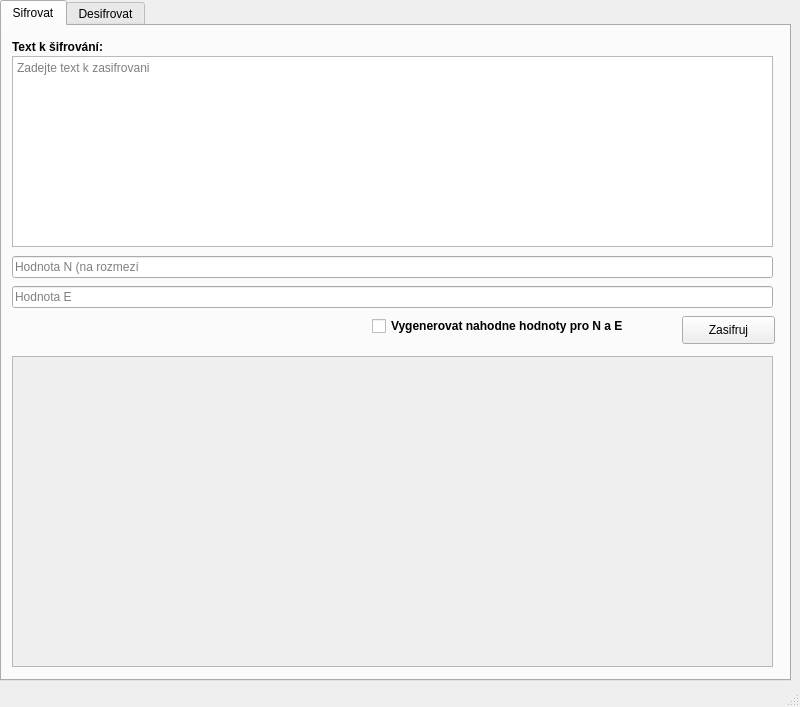
<?xml version="1.0" encoding="UTF-8"?>
<ui version="4.0">
 <class>MainWindow</class>
 <widget class="QMainWindow" name="MainWindow">
  <property name="geometry">
   <rect>
    <x>0</x>
    <y>0</y>
    <width>800</width>
    <height>707</height>
   </rect>
  </property>
  <property name="windowTitle">
   <string>MainWindow</string>
  </property>
  <widget class="QWidget" name="centralwidget">
   <widget class="QTabWidget" name="tabWidget">
    <property name="geometry">
     <rect>
      <x>0</x>
      <y>0</y>
      <width>791</width>
      <height>681</height>
     </rect>
    </property>
    <property name="currentIndex">
     <number>0</number>
    </property>
    <widget class="QWidget" name="Sifrovani">
     <attribute name="title">
      <string>Sifrovat</string>
     </attribute>
     <widget class="QLabel" name="Popis001">
      <property name="geometry">
       <rect>
        <x>10</x>
        <y>10</y>
        <width>251</width>
        <height>21</height>
       </rect>
      </property>
      <property name="font">
       <font>
        <weight>75</weight>
        <bold>true</bold>
       </font>
      </property>
      <property name="text">
       <string>Text k šifrování:</string>
      </property>
     </widget>
     <widget class="QPlainTextEdit" name="OTsif">
      <property name="geometry">
       <rect>
        <x>10</x>
        <y>30</y>
        <width>761</width>
        <height>191</height>
       </rect>
      </property>
      <property name="placeholderText">
       <string>Zadejte text k zasifrovani</string>
      </property>
     </widget>
     <widget class="QPushButton" name="Zasifruj">
      <property name="geometry">
       <rect>
        <x>680</x>
        <y>290</y>
        <width>93</width>
        <height>28</height>
       </rect>
      </property>
      <property name="text">
       <string>Zasifruj</string>
      </property>
     </widget>
     <widget class="QScrollArea" name="scrollArea">
      <property name="geometry">
       <rect>
        <x>10</x>
        <y>330</y>
        <width>761</width>
        <height>311</height>
       </rect>
      </property>
      <property name="widgetResizable">
       <bool>true</bool>
      </property>
      <widget class="QWidget" name="scrollAreaWidgetContents">
       <property name="geometry">
        <rect>
         <x>0</x>
         <y>0</y>
         <width>759</width>
         <height>309</height>
        </rect>
       </property>
       <layout class="QVBoxLayout" name="verticalLayout">
        <item>
         <widget class="QLabel" name="Sif_Vys">
          <property name="sizePolicy">
           <sizepolicy hsizetype="Fixed" vsizetype="Preferred">
            <horstretch>0</horstretch>
            <verstretch>0</verstretch>
           </sizepolicy>
          </property>
          <property name="text">
           <string/>
          </property>
          <property name="alignment">
           <set>Qt::AlignLeading|Qt::AlignLeft|Qt::AlignTop</set>
          </property>
         </widget>
        </item>
       </layout>
      </widget>
     </widget>
     <widget class="QLineEdit" name="N_Sif">
      <property name="geometry">
       <rect>
        <x>10</x>
        <y>230</y>
        <width>761</width>
        <height>22</height>
       </rect>
      </property>
      <property name="placeholderText">
       <string>Hodnota N (na rozmezí</string>
      </property>
     </widget>
     <widget class="QLineEdit" name="E">
      <property name="geometry">
       <rect>
        <x>10</x>
        <y>260</y>
        <width>761</width>
        <height>22</height>
       </rect>
      </property>
      <property name="placeholderText">
       <string>Hodnota E</string>
      </property>
     </widget>
     <widget class="QCheckBox" name="GenerujNahodne">
      <property name="geometry">
       <rect>
        <x>370</x>
        <y>290</y>
        <width>301</width>
        <height>20</height>
       </rect>
      </property>
      <property name="font">
       <font>
        <weight>75</weight>
        <bold>true</bold>
       </font>
      </property>
      <property name="text">
       <string>Vygenerovat nahodne hodnoty pro N a E</string>
      </property>
     </widget>
    </widget>
    <widget class="QWidget" name="Desifrovani">
     <attribute name="title">
      <string>Desifrovat</string>
     </attribute>
     <widget class="QScrollArea" name="scrollArea_2">
      <property name="geometry">
       <rect>
        <x>10</x>
        <y>340</y>
        <width>761</width>
        <height>301</height>
       </rect>
      </property>
      <property name="widgetResizable">
       <bool>true</bool>
      </property>
      <widget class="QWidget" name="scrollAreaWidgetContents_2">
       <property name="geometry">
        <rect>
         <x>0</x>
         <y>0</y>
         <width>759</width>
         <height>299</height>
        </rect>
       </property>
       <layout class="QVBoxLayout" name="verticalLayout_2">
        <item>
         <widget class="QLabel" name="vys_desifText">
          <property name="sizePolicy">
           <sizepolicy hsizetype="Fixed" vsizetype="Preferred">
            <horstretch>0</horstretch>
            <verstretch>0</verstretch>
           </sizepolicy>
          </property>
          <property name="text">
           <string/>
          </property>
          <property name="alignment">
           <set>Qt::AlignLeading|Qt::AlignLeft|Qt::AlignTop</set>
          </property>
         </widget>
        </item>
       </layout>
      </widget>
     </widget>
     <widget class="QLineEdit" name="N_DES">
      <property name="geometry">
       <rect>
        <x>10</x>
        <y>240</y>
        <width>761</width>
        <height>22</height>
       </rect>
      </property>
      <property name="placeholderText">
       <string>Hodnota N</string>
      </property>
     </widget>
     <widget class="QPlainTextEdit" name="OTDes">
      <property name="geometry">
       <rect>
        <x>10</x>
        <y>30</y>
        <width>761</width>
        <height>191</height>
       </rect>
      </property>
      <property name="placeholderText">
       <string>Zadejte text k desifrovani</string>
      </property>
     </widget>
     <widget class="QPushButton" name="Desif">
      <property name="geometry">
       <rect>
        <x>680</x>
        <y>300</y>
        <width>93</width>
        <height>28</height>
       </rect>
      </property>
      <property name="text">
       <string>Desifruj</string>
      </property>
     </widget>
     <widget class="QLabel" name="popis01">
      <property name="geometry">
       <rect>
        <x>10</x>
        <y>10</y>
        <width>251</width>
        <height>21</height>
       </rect>
      </property>
      <property name="font">
       <font>
        <weight>75</weight>
        <bold>true</bold>
       </font>
      </property>
      <property name="text">
       <string>Text k desifrovani:</string>
      </property>
     </widget>
     <widget class="QLineEdit" name="D">
      <property name="geometry">
       <rect>
        <x>10</x>
        <y>270</y>
        <width>761</width>
        <height>22</height>
       </rect>
      </property>
      <property name="placeholderText">
       <string>Hodnota D</string>
      </property>
     </widget>
    </widget>
   </widget>
  </widget>
  <widget class="QStatusBar" name="statusbar"/>
 </widget>
 <resources/>
 <connections/>
</ui>
